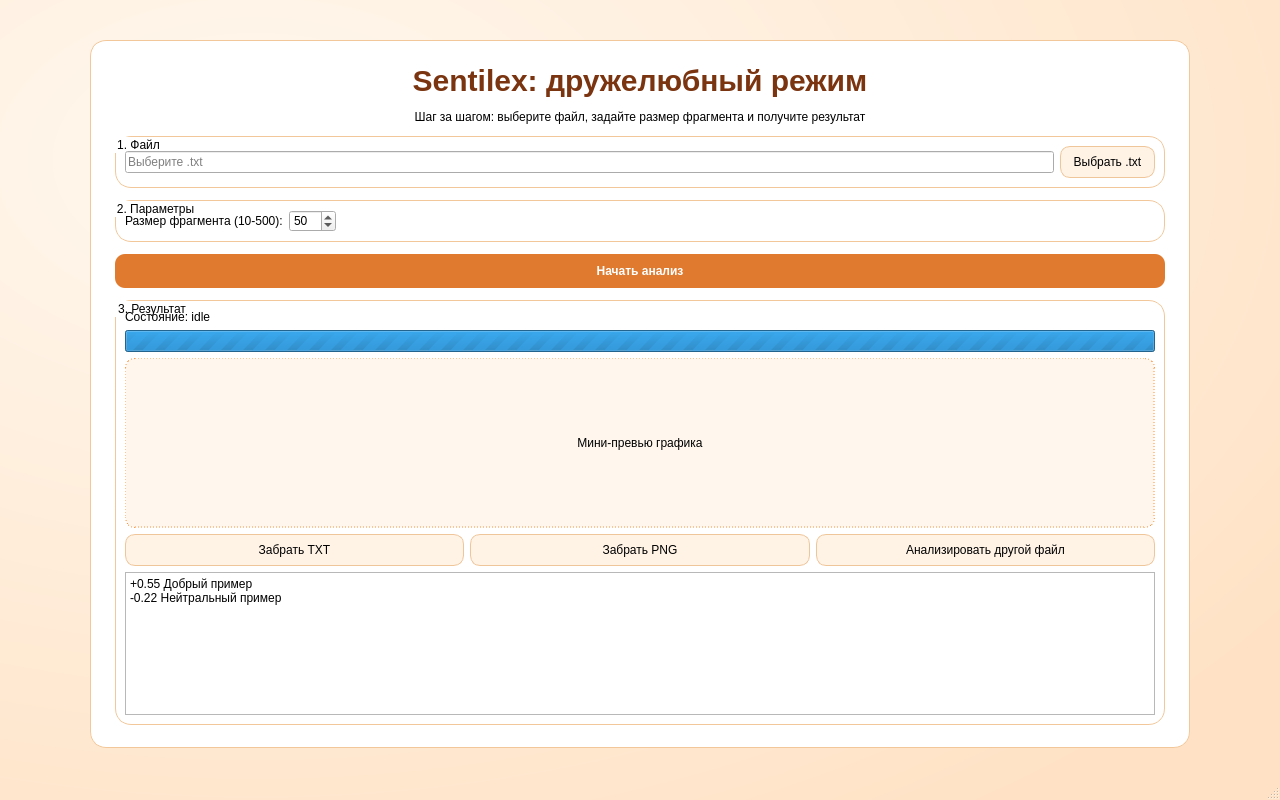
<?xml version="1.0" encoding="UTF-8"?>
<ui version="4.0">
 <class>SentilexVariantCWindow</class>
 <widget class="QMainWindow" name="SentilexVariantCWindow">
  <property name="geometry">
   <rect>
    <x>0</x>
    <y>0</y>
    <width>1280</width>
    <height>800</height>
   </rect>
  </property>
  <property name="windowTitle">
   <string>Sentilex Desktop - Variant C (Friendly)</string>
  </property>
  <property name="styleSheet">
   <string notr="true">QMainWindow { background: qradialgradient(cx:0.2, cy:0.2, radius:1.0, fx:0.2, fy:0.2, stop:0 #fff8ef, stop:1 #ffe2c5); }
QFrame#heroCard, QGroupBox { background: #ffffff; border: 1px solid #f2c89b; border-radius: 16px; }
QPushButton#analyzeButton { background: #e07a2f; color: #ffffff; border: none; border-radius: 10px; padding: 10px 14px; font-weight: 700; }
QPushButton#browseButton, QPushButton#downloadTxtButton, QPushButton#downloadPngButton, QPushButton#newAnalysisButton { background: #fff3e6; border: 1px solid #efc59a; border-radius: 10px; padding: 8px 12px; }</string>
  </property>
  <widget class="QWidget" name="centralwidget">
   <layout class="QVBoxLayout" name="rootLayout">
    <property name="leftMargin">
     <number>90</number>
    </property>
    <property name="topMargin">
     <number>40</number>
    </property>
    <property name="rightMargin">
     <number>90</number>
    </property>
    <property name="bottomMargin">
     <number>30</number>
    </property>
    <property name="spacing">
     <number>14</number>
    </property>
    <item>
     <widget class="QFrame" name="heroCard">
      <layout class="QVBoxLayout" name="heroLayout">
       <property name="leftMargin">
        <number>24</number>
       </property>
       <property name="topMargin">
        <number>22</number>
       </property>
       <property name="rightMargin">
        <number>24</number>
       </property>
       <property name="bottomMargin">
        <number>22</number>
       </property>
       <property name="spacing">
        <number>12</number>
       </property>
       <item>
        <widget class="QLabel" name="titleLabel">
         <property name="text">
          <string>Sentilex: дружелюбный режим</string>
         </property>
         <property name="styleSheet">
          <string notr="true">font-size: 30px; font-weight: 700; color: #7a3410;</string>
         </property>
         <property name="alignment">
          <set>Qt::AlignHCenter|Qt::AlignVCenter</set>
         </property>
        </widget>
       </item>
       <item>
        <widget class="QLabel" name="helperLabel">
         <property name="text">
          <string>Шаг за шагом: выберите файл, задайте размер фрагмента и получите результат</string>
         </property>
         <property name="alignment">
          <set>Qt::AlignHCenter|Qt::AlignVCenter</set>
         </property>
         <property name="wordWrap">
          <bool>true</bool>
         </property>
        </widget>
       </item>
       <item>
        <widget class="QGroupBox" name="step1Group">
         <property name="title">
          <string>1. Файл</string>
         </property>
         <layout class="QHBoxLayout" name="step1Layout">
          <item>
           <widget class="QLineEdit" name="filePathEdit">
            <property name="placeholderText">
             <string>Выберите .txt</string>
            </property>
           </widget>
          </item>
          <item>
           <widget class="QPushButton" name="browseButton">
            <property name="text">
             <string>Выбрать .txt</string>
            </property>
           </widget>
          </item>
         </layout>
        </widget>
       </item>
       <item>
        <widget class="QGroupBox" name="step2Group">
         <property name="title">
          <string>2. Параметры</string>
         </property>
         <layout class="QHBoxLayout" name="step2Layout">
          <item>
           <widget class="QLabel" name="fragmentHintLabel">
            <property name="text">
             <string>Размер фрагмента (10-500):</string>
            </property>
           </widget>
          </item>
          <item>
           <widget class="QSpinBox" name="fragmentSizeSpinBox">
            <property name="minimum">
             <number>10</number>
            </property>
            <property name="maximum">
             <number>500</number>
            </property>
            <property name="value">
             <number>50</number>
            </property>
           </widget>
          </item>
          <item>
           <spacer name="step2Spacer">
            <property name="orientation">
             <enum>Qt::Horizontal</enum>
            </property>
            <property name="sizeHint" stdset="0">
             <size>
              <width>40</width>
              <height>20</height>
             </size>
            </property>
           </spacer>
          </item>
         </layout>
        </widget>
       </item>
       <item>
        <widget class="QPushButton" name="analyzeButton">
         <property name="text">
          <string>Начать анализ</string>
         </property>
        </widget>
       </item>
       <item>
        <widget class="QGroupBox" name="step3Group">
         <property name="title">
          <string>3. Результат</string>
         </property>
         <layout class="QVBoxLayout" name="step3Layout">
          <item>
           <widget class="QLabel" name="statusLabel">
            <property name="text">
             <string>Состояние: idle</string>
            </property>
           </widget>
          </item>
          <item>
           <widget class="QProgressBar" name="analyzeProgress">
            <property name="minimum">
             <number>0</number>
            </property>
            <property name="maximum">
             <number>0</number>
            </property>
            <property name="value">
             <number>-1</number>
            </property>
            <property name="visible">
             <bool>false</bool>
            </property>
           </widget>
          </item>
          <item>
           <widget class="QLabel" name="plotPreview">
            <property name="minimumSize">
             <size>
              <width>0</width>
              <height>170</height>
             </size>
            </property>
            <property name="alignment">
             <set>Qt::AlignCenter</set>
            </property>
            <property name="styleSheet">
             <string notr="true">background: #fff7ed; border: 1px dashed #fb923c; border-radius: 10px;</string>
            </property>
            <property name="text">
             <string>Мини-превью графика</string>
            </property>
           </widget>
          </item>
          <item>
           <layout class="QHBoxLayout" name="resultButtons">
            <item>
             <widget class="QPushButton" name="downloadTxtButton">
              <property name="text">
               <string>Забрать TXT</string>
              </property>
             </widget>
            </item>
            <item>
             <widget class="QPushButton" name="downloadPngButton">
              <property name="text">
               <string>Забрать PNG</string>
              </property>
             </widget>
            </item>
            <item>
             <widget class="QPushButton" name="newAnalysisButton">
              <property name="text">
               <string>Анализировать другой файл</string>
              </property>
             </widget>
            </item>
           </layout>
          </item>
          <item>
           <widget class="QPlainTextEdit" name="resultTextPreview">
            <property name="plainText">
             <string>+0.55 Добрый пример
-0.22 Нейтральный пример</string>
            </property>
            <property name="readOnly">
             <bool>true</bool>
            </property>
           </widget>
          </item>
         </layout>
        </widget>
       </item>
      </layout>
     </widget>
    </item>
   </layout>
  </widget>
  <widget class="QStatusBar" name="statusbar"/>
 </widget>
 <resources/>
 <connections/>
</ui>
